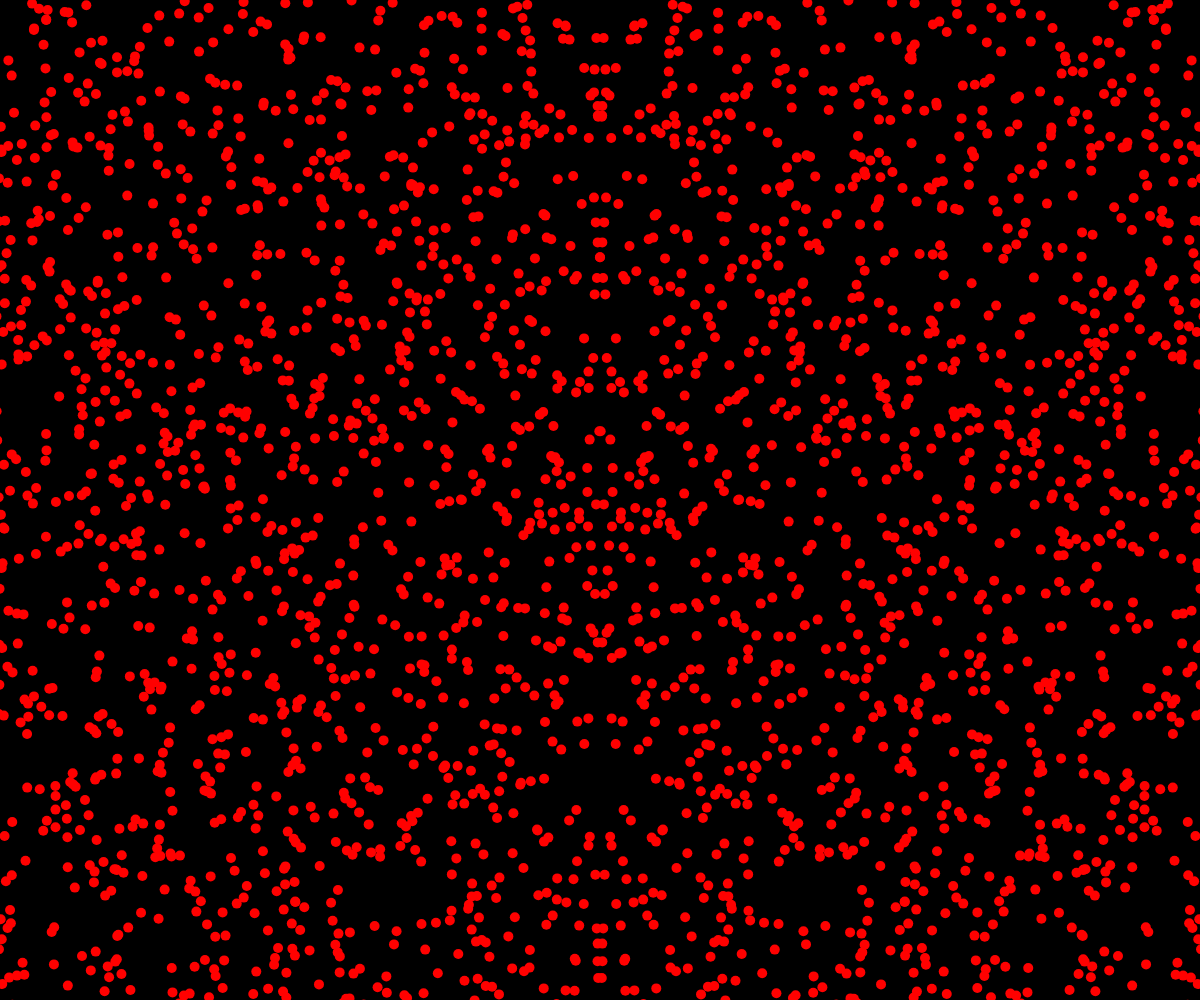
Frame 1 (no input)
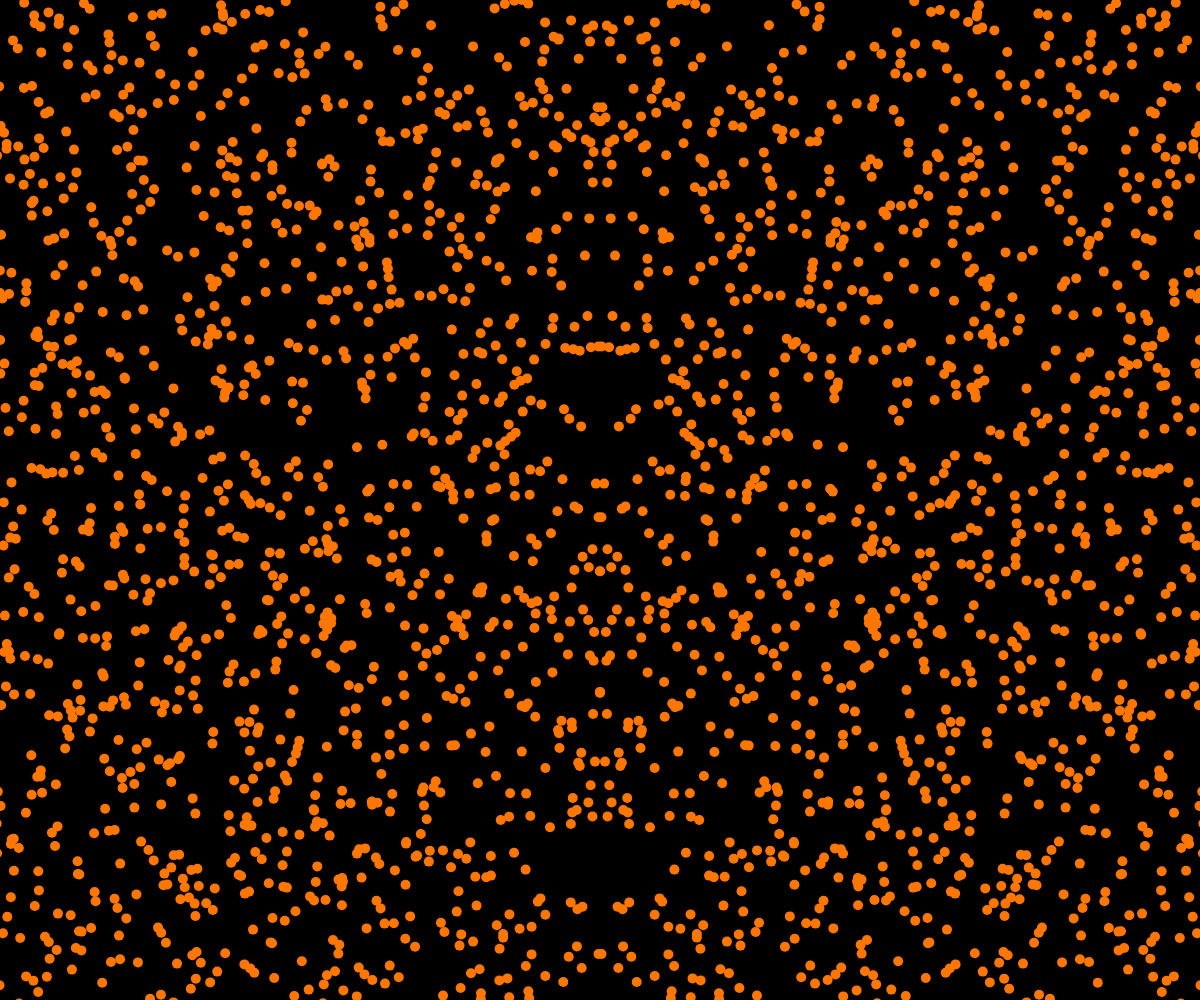
Frame 60 (no input)
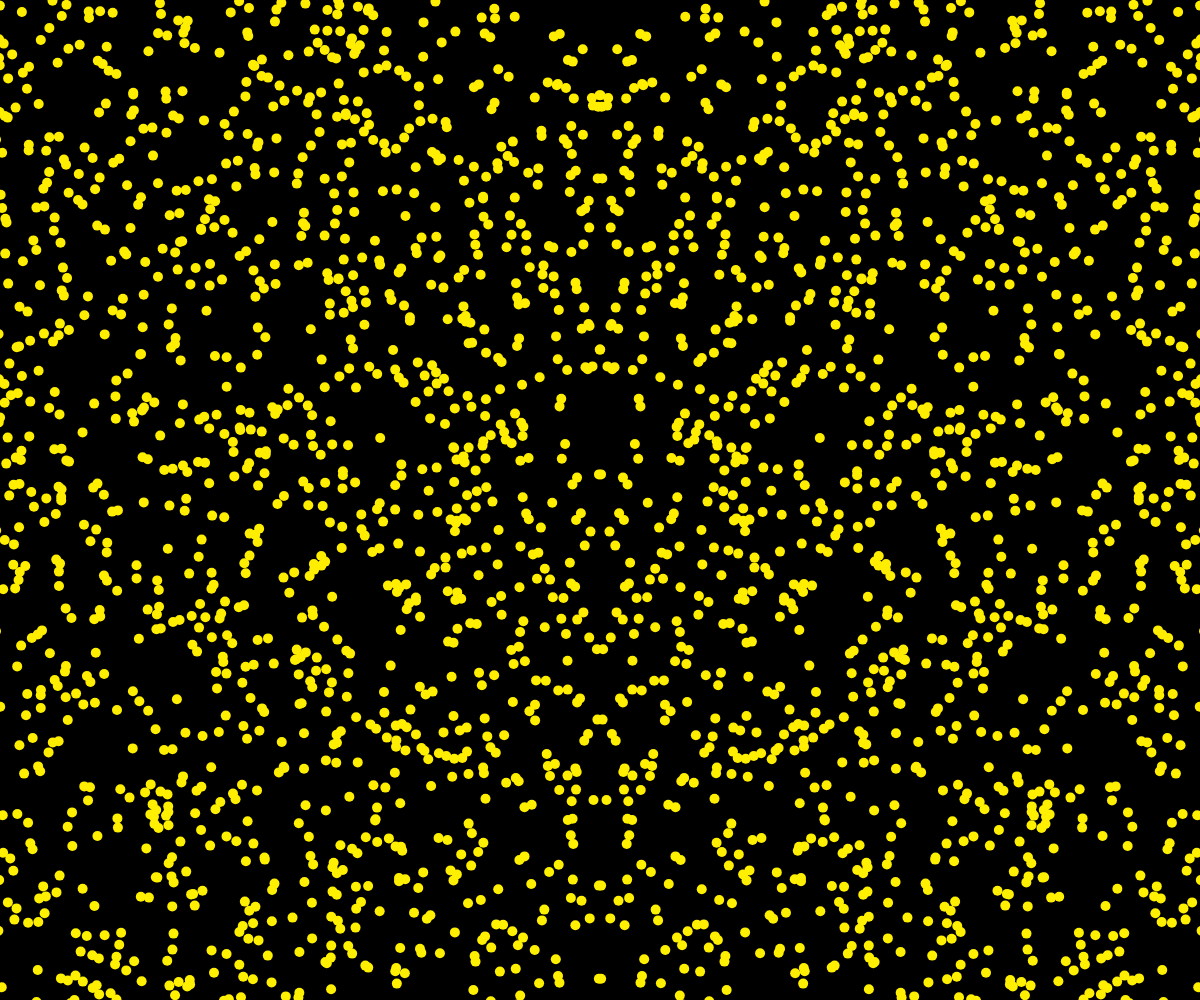
Frame 120 (the mouse pressed at the canvas centre since frame 60)

The p5.js sketch that drew these frames (run headless with seeded random() and noise() and a simulated clock; from frame 60 on, the mouse is pressed at the canvas centre):

// p5.js sketch
// ── sketch.js
let particle = {};
particle.posX = 0
particle.posY = 0
particle.domain = 0
particle.colorR = 256
particle.colorG = 0
particle.colorB = 0

function setup()
{
  createCanvas(windowWidth,windowHeight);
  background('black')
  frameRate(24);
}
function draw()
{
  background('black')
  translate((windowWidth*.5),0);
  while(particle.posY<windowHeight)
  {
    for(let i=0;i<2000;i++)
    {
      for(let i=0;i<1;i++)
        {
         particle.posX = random(windowWidth);
         noStroke();
         fill(color(particle.colorR,particle.colorG,particle.colorB));
         ellipse(particle.posX,particle.posY,10);
         ellipse(-particle.posX,particle.posY,10);
        }
      particle.posY+=.4;
    }
      if(particle.colorG<256&&particle.colorR==256&&particle.colorB==0)
        {
          particle.colorG++;
        }
      else if(particle.colorG==256&&particle.colorB==0&&particle.colorR>0)
        {
          particle.colorR--;
        }
      else if(particle.colorB<256&&particle.colorG==256&&particle.colorR==0)
        {
          particle.colorB++;
        }
      else if(particle.colorB==256&&particle.colorR==0&&particle.colorG>0)
        {
          particle.colorG--;
        }
      else if(particle.colorR<256&&particle.colorB==256&&particle.colorG==0)
        {
          particle.colorR++;
        }
      else if(particle.colorR==256&&particle.colorG==0&&particle.colorB>0)
        {
          particle.colorB--;
        }

  }
  particle.posY = 0;

}
